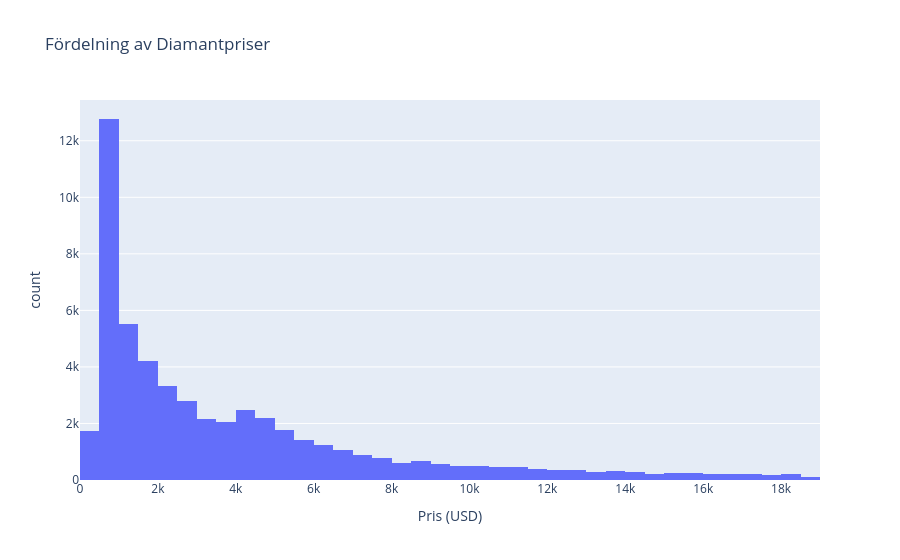

The notebook cell this image was saved under:
### Markdown cell above
### 2. Prisanalys
Syfte: Undersöka prisfördelningen och identifiera eventuella extremvärden.

### Code cell
# Create price distribution histogram
fig_price = px.histogram(df, x='price', nbins=50, title='Fördelning av Diamantpriser', labels={'price': 'Pris (USD)', 'count': 'Antal'})
fig_price.show()

### Figure 1 — Plotly figure (JSON) as saved in the notebook; plotly's stock layout.template omitted (floating-point values rounded to 4 significant figures; data arrays with more than 128 entries replaced by an {"elided": "..."} marker saying what was removed)
{"data": [{"bingroup": "x", "hovertemplate": "Pris (USD)=%{x}<br>count=%{y}<extra></extra>", "legendgroup": "", "marker": {"color": "#636efa", "pattern": {"shape": ""}}, "name": "", "nbinsx": 50, "orientation": "v", "showlegend": false, "type": "histogram", "x": {"elided": "53920 float values"}, "xaxis": "x", "yaxis": "y"}], "layout": {"barmode": "relative", "legend": {"tracegroupgap": 0}, "title": {"text": "Fördelning av Diamantpriser"}, "xaxis": {"anchor": "y", "domain": [0, 1], "title": {"text": "Pris (USD)"}}, "yaxis": {"anchor": "x", "domain": [0, 1], "title": {"text": "count"}}}}
